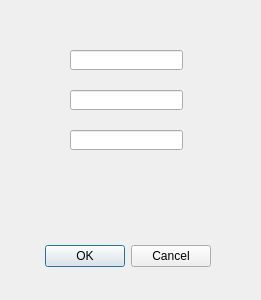
<?xml version="1.0" encoding="UTF-8"?>
<ui version="4.0">
 <class>credit</class>
 <widget class="QDialog" name="credit">
  <property name="geometry">
   <rect>
    <x>0</x>
    <y>0</y>
    <width>261</width>
    <height>300</height>
   </rect>
  </property>
  <property name="windowTitle">
   <string>Dialog</string>
  </property>
  <widget class="QDialogButtonBox" name="buttonBox">
   <property name="geometry">
    <rect>
     <x>30</x>
     <y>240</y>
     <width>181</width>
     <height>32</height>
    </rect>
   </property>
   <property name="orientation">
    <enum>Qt::Horizontal</enum>
   </property>
   <property name="standardButtons">
    <set>QDialogButtonBox::Cancel|QDialogButtonBox::Ok</set>
   </property>
  </widget>
  <widget class="QLineEdit" name="lineEdit">
   <property name="geometry">
    <rect>
     <x>70</x>
     <y>50</y>
     <width>113</width>
     <height>20</height>
    </rect>
   </property>
  </widget>
  <widget class="QLineEdit" name="lineEdit_2">
   <property name="geometry">
    <rect>
     <x>70</x>
     <y>90</y>
     <width>113</width>
     <height>20</height>
    </rect>
   </property>
  </widget>
  <widget class="QLineEdit" name="lineEdit_3">
   <property name="geometry">
    <rect>
     <x>70</x>
     <y>130</y>
     <width>113</width>
     <height>20</height>
    </rect>
   </property>
  </widget>
 </widget>
 <resources/>
 <connections>
  <connection>
   <sender>buttonBox</sender>
   <signal>accepted()</signal>
   <receiver>credit</receiver>
   <slot>accept()</slot>
   <hints>
    <hint type="sourcelabel">
     <x>248</x>
     <y>254</y>
    </hint>
    <hint type="destinationlabel">
     <x>157</x>
     <y>274</y>
    </hint>
   </hints>
  </connection>
  <connection>
   <sender>buttonBox</sender>
   <signal>rejected()</signal>
   <receiver>credit</receiver>
   <slot>reject()</slot>
   <hints>
    <hint type="sourcelabel">
     <x>316</x>
     <y>260</y>
    </hint>
    <hint type="destinationlabel">
     <x>286</x>
     <y>274</y>
    </hint>
   </hints>
  </connection>
 </connections>
</ui>
